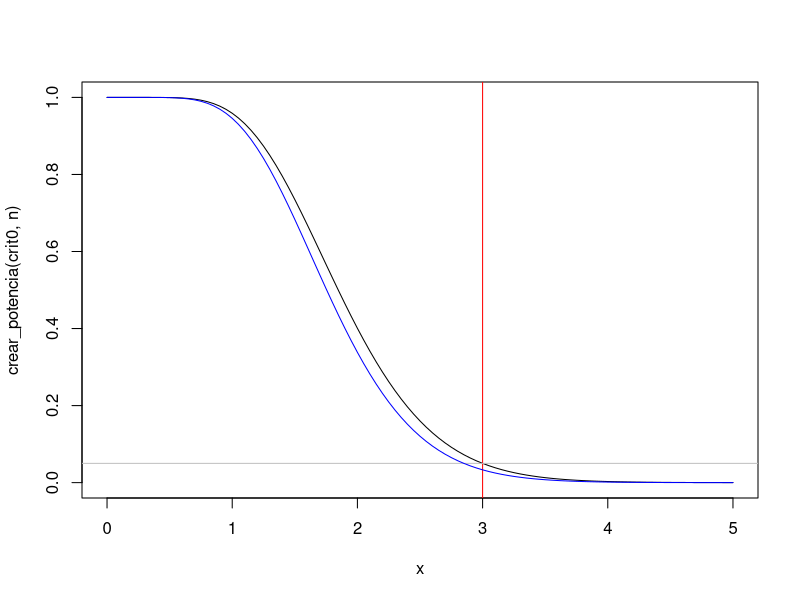

The R script that drew this image:
n <- 10
l0 <- 3
alfa <- 0.05
elegir_crit <- function(lambda0, n) {qgamma(1 - alfa, shape=n, rate=n*lambda0)}
crit0 <- elegir_crit(l0, n)
pgamma(crit0, shape=n, rate=n*l0)
crear_potencia <- function(crit, n) {
  pot <- function(lambda) { 1 - pgamma(crit, shape=n, rate=n*lambda) }
  return(pot)
}
plot(crear_potencia(crit0, n), xlim=c(0, 5))
abline(v=l0, col="red")
abline(h=alfa, col="gray")
curve(crear_potencia(elegir_crit(0.95*l0, n), n)(x), col="blue", add=TRUE)
      